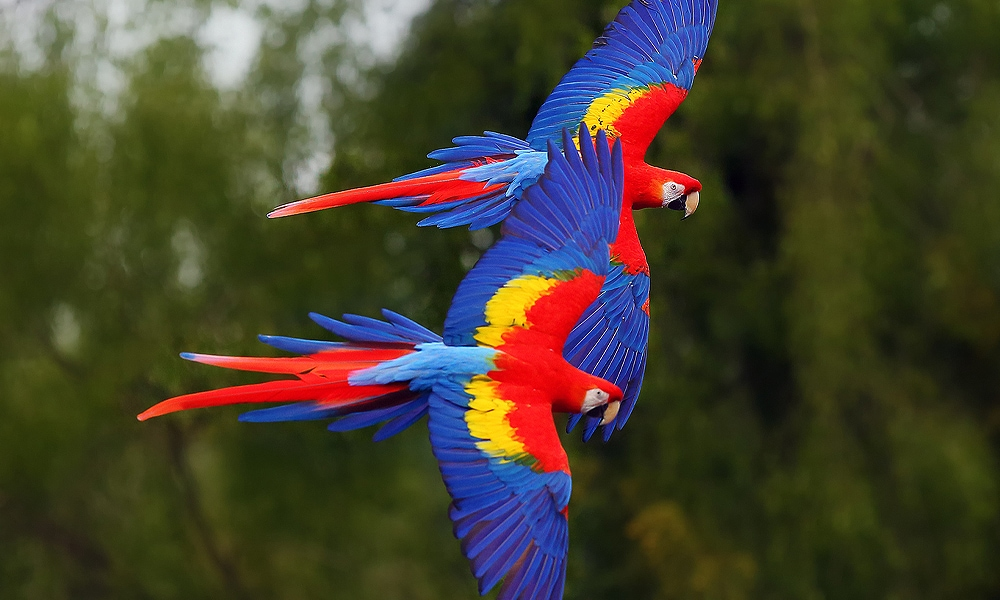
#> input picture invertImage/parrot.jpg, 1000 x 600 px
$ python -i Histogram.py   (imports and definitions only)
#> lines starting #> are read from the running program, lines starting #| are printed output that depends on the picture
import cv2
from matplotlib import pyplot as plt


def show_histogram(path):
    path = "./" + path
    image_gray  = cv2.imread(path,0)

    histogram = cv2.calcHist([image_gray], [0], None, [256], [0, 256])
    plt.figure("Image Gray Histogram")
    plt.title("Gri Görüntü Histogramı")
    plt.plot(histogram)
    plt.show()

    cv2.waitKey(0)
    cv2.destroyAllWindows()

def equalize(path):
#> called with path = '../invertImage/parrot.jpg'
    path= "./"+path
    image_gray = cv2.imread(path,0)
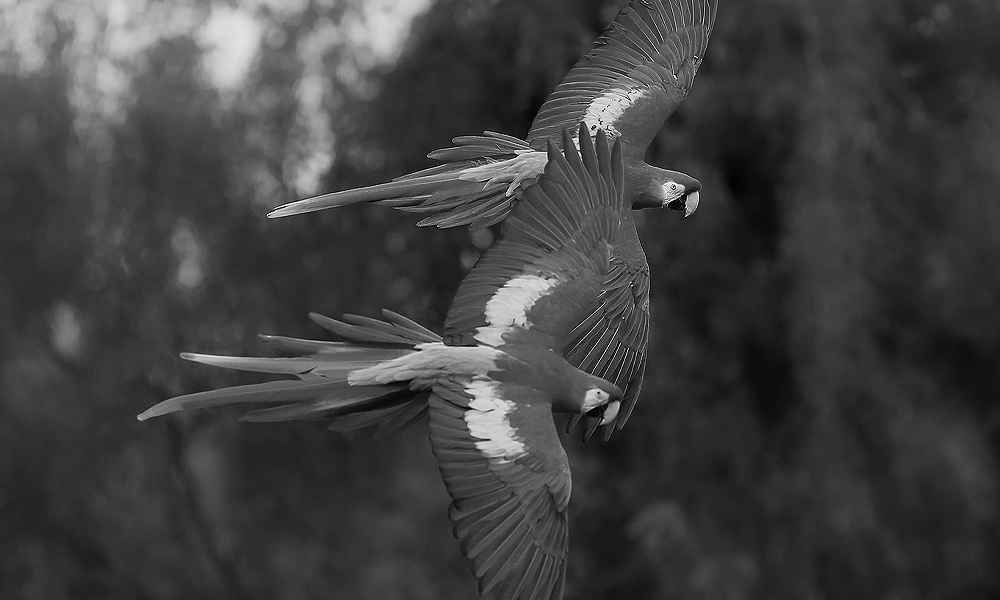
#> image_gray: shape (600, 1000); min 0, max 255, mean 64
    cv2.imshow("Original Image",image_gray)
    histogram_image = cv2.calcHist([image_gray],[0],None,[256],[0,256])
#> histogram_image = 256 values, max 15038 at index 48, min 8 at index 242, mean 2343.8
    plt.figure("Gray Image Histogram")
    plt.title("Gray Image Histogram")
    plt.plot(histogram_image)
    plt.show()
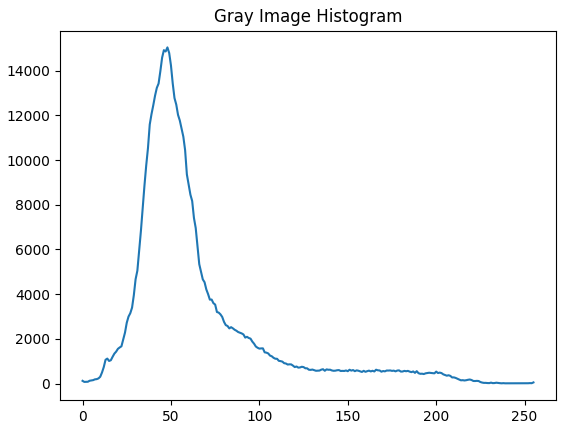
#> figure drawn by matplotlib, 1 panel; curve peaks at x = 48, y = 15038

    image_equalized = cv2.equalizeHist(image_gray)
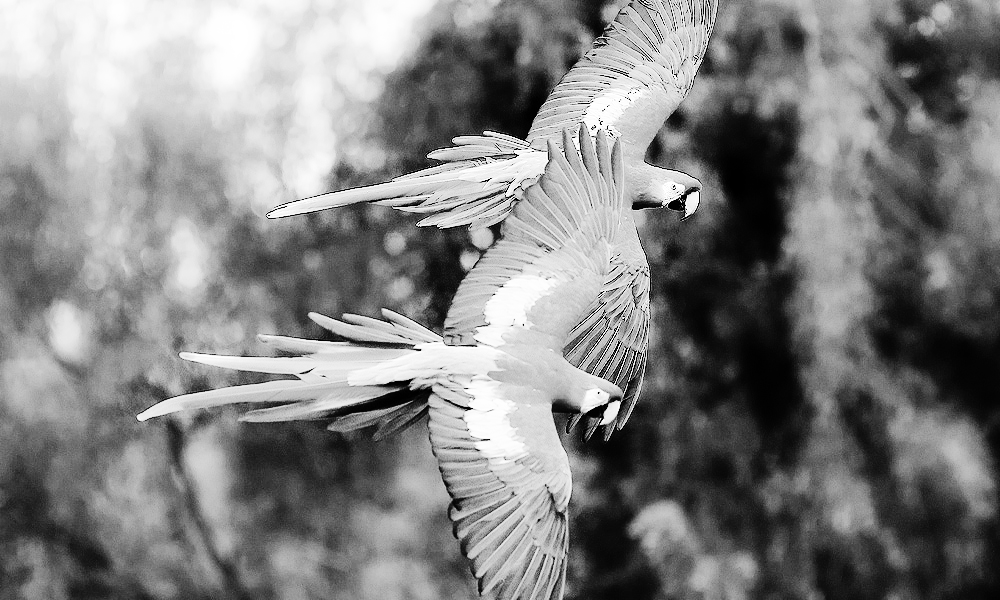
#> image_equalized: shape (600, 1000); min 0, max 255, mean 129.3
    cv2.imshow("Equalized Image",image_equalized)
    histogram_image_equalized = cv2.calcHist([image_equalized], [0], None, [256], [0, 256])
#> histogram_image_equalized = 256 values, max 15038 at index 104, min 0 at index 13, mean 2343.8
    plt.figure("Equalized Image Histogram")
    plt.title("Equalized Image Histogram")
    plt.plot(histogram_image_equalized)
    plt.show()
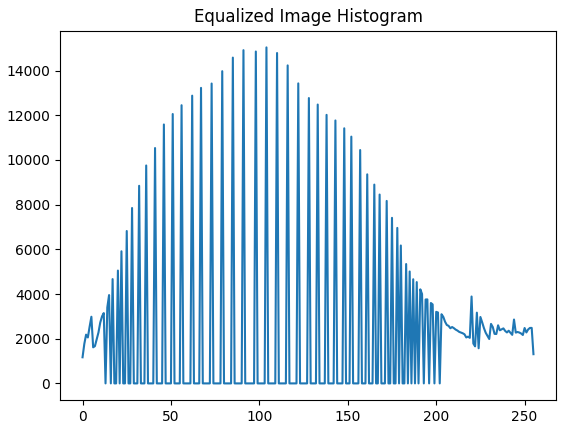
#> figure drawn by matplotlib, 1 panel; curve peaks at x = 104, y = 15038

    cv2.waitKey(0)
    cv2.destroyAllWindows()

>>> result = equalize('../invertImage/parrot.jpg')
